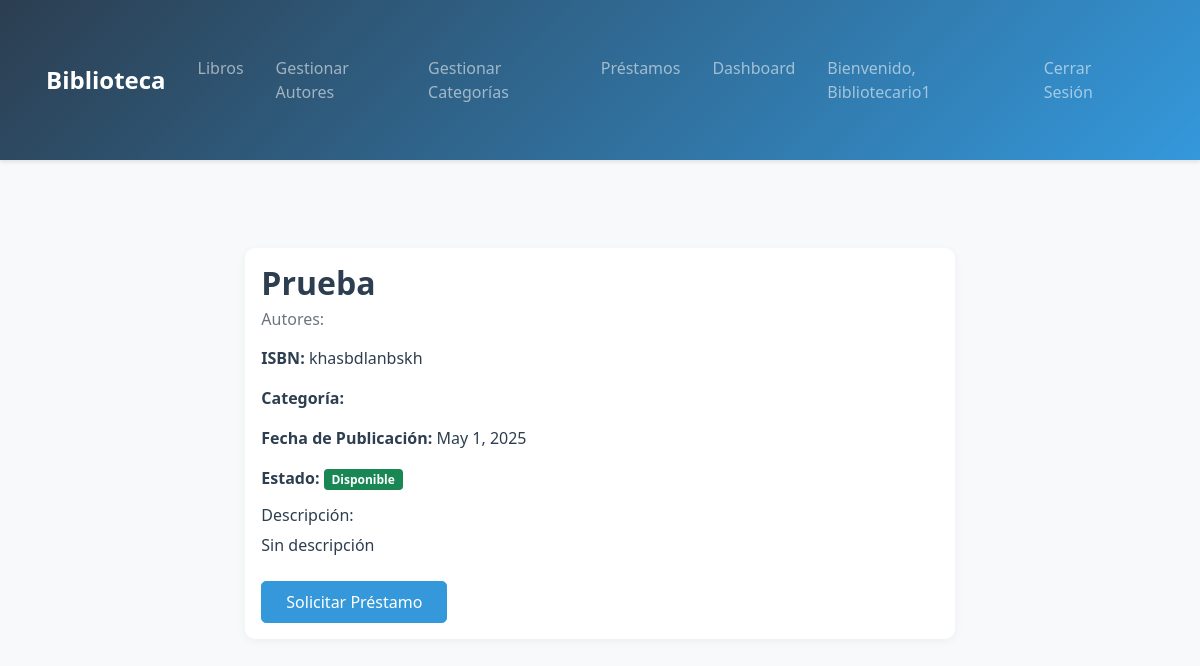
Screenshot of /libros/libro/1/ (signed in) with the database file from the repository.
### Usuarios/models.py (models this page shows, shortened)
class Usuario(AbstractUser):
    ROLE_CHOICES = [
        ('ADMIN', 'Administrador'),
        ('BIBLIOTECARIO', 'Bibliotecario'),
        ('USUARIO', 'Usuario Regular')
    ]
    role = models.CharField(
        max_length=20,
        choices=ROLE_CHOICES,
        default='USUARIO',
        verbose_name='Rol'
    )
    direccion = models.CharField(max_length=200)
    telefono = models.CharField(max_length=20)
    notificacion_prestamo = models.BooleanField(default=True, help_text='Recibir notificaciones cuando tomes prestado un libro')
    notificacion_vencimiento = models.BooleanField(default=True, help_text='Recibir notificaciones próximos a vencer')
    notificacion_devolucion = models.BooleanField(default=True, help_text='Recibir notificaciones cuando devuelvas un libro')
    fecha_registro = models.DateTimeField(default=timezone.now)
    class Meta:
        verbose_name = 'Usuario'
        verbose_name_plural = 'Usuarios'
        permissions = [
            ('can_manage_books', 'Puede gestionar libros'),
            ('can_manage_users', 'Puede gestionar usuarios'),
            ('can_view_statistics', 'Puede ver estadísticas')
        ]

### libros/models.py (models this page shows, shortened)
class Libro(models.Model):
    ESTADO_CHOICES = [
        ('DISPONIBLE', 'Disponible'),
        ('PRESTADO', 'Prestado'),
        ('RESERVADO', 'Reservado'),
        ('NO_DISPONIBLE', 'No Disponible')
    ]
    titulo = models.CharField(max_length=200)
    autor = models.ForeignKey(Autor, on_delete=models.CASCADE, related_name='libros')
    categoria = models.ForeignKey(Categoria, on_delete=models.PROTECT, related_name='libros')
    isbn = models.CharField(max_length=13, unique=True)
    fecha_publicacion = models.DateField()
    estado = models.CharField(max_length=20, choices=ESTADO_CHOICES, default='DISPONIBLE')
    descripcion = models.TextField(default='Sin descripción')
    imagen = models.ImageField(upload_to='libros/', null=True, blank=True)
    imagen_url = models.URLField(
        max_length=500,
        default='https://media.istockphoto.com/id/1415203156/es/vector/página-de-error-icono-vectorial-de-página-no-encontrada-en-el-diseño-de-estilo-de-línea.jpg?s=612x612&w=0&k=20&c=nss_aWPtTb0hpc4oiGfFs_PGfihrNwVX06wxkWVkBfQ=',
        null=True,
        blank=True
    )
    fecha_creacion = models.DateTimeField(default=timezone.now)
    fecha_actualizacion = models.DateTimeField(auto_now=True)
    class Meta:
        ordering = ['titulo']

### libros/views.py (the view)
# urls.py: path('libro/<int:libro_id>/', views.ver_libro, name='ver_libro'),
@login_required
def ver_libro(request, libro_id):
    libro = get_object_or_404(Libro, id=libro_id)
    return render(request, 'libros/detalle_libro.html', {'libro': libro})

### Usuarios/templates/libros/detalle_libro.html (shortened to what this page needs)
{% extends 'base.html' %}
{% block content %}
<div class="container">
    <div class="row">
        <div class="col-md-8 offset-md-2">
            <div class="card">
                <div class="card-body">
                    <h2 class="card-title">{{ libro.titulo }}</h2>
                    <div class="mb-3">
                        <h6 class="text-muted">Autores:</h6>
                    </div>
                    <div class="mb-3">
                        <p><strong>ISBN:</strong> {{ libro.isbn }}</p>
                        <p><strong>Categoría:</strong> {{ libro.get_categoria_display }}</p>
                        <p><strong>Fecha de Publicación:</strong> {{ libro.fecha_publicacion }}</p>
                        <p><strong>Estado:</strong>
                            <span class="badge bg-{% if libro.estado == 'DISPONIBLE' %}success{% else %}warning{% endif %}">
                                {{ libro.get_estado_display }}
                            </span>
                        </p>
                    </div>
                    <div class="mb-4">
                        <h6>Descripción:</h6>
                        <p>{{ libro.descripcion }}</p>
                    </div>
                    {% if libro.estado == 'DISPONIBLE' and user.is_authenticated %}
                    <form method="post" action="{% url 'prestar_libro' libro.id %}">
                        <button type="submit" class="btn btn-primary">Solicitar Préstamo</button>
                    </form>
                    {% elif not user.is_authenticated %}
                    <div class="alert alert-info">
                        <a href="{% url 'login' %}">Inicia sesión</a> para solicitar préstamos.
                    </div>
                    {% else %}
                    <div class="alert alert-warning">
                        Este libro no está disponible actualmente.
                    </div>
                    {% endif %}
                </div>
            </div>
        </div>
    </div>
</div>
{% endblock %}

### templates/base.html (shortened to what this page needs)
<!DOCTYPE html>
<html lang="es">
<head>
    <link href="https://cdn.jsdelivr.net/npm/bootstrap@5.1.3/dist/css/bootstrap.min.css" rel="stylesheet">
    <link href="https://cdnjs.cloudflare.com/ajax/libs/font-awesome/5.15.4/css/all.min.css" rel="stylesheet">
    {% load static %}
    <link href="{% static 'css/styles.css' %}" rel="stylesheet">
</head>
<body>
    <nav class="navbar navbar-expand-lg navbar-dark bg-dark">
        <div class="container">
            <a class="navbar-brand" href="{% url 'lista_libros' %}">Biblioteca</a>
            <div class="collapse navbar-collapse" id="navbarNav">
                <ul class="navbar-nav">
                    <li class="nav-item">
                        <a class="nav-link" href="{% url 'lista_libros' %}">Libros</a>
                    </li>
                    {% if user.is_authenticated %}
                        {% if user.is_staff %}
                            <li class="nav-item">
                                <a class="nav-link" href="{% url 'gestionar_autores' %}">Gestionar Autores</a>
                            </li>
                            <li class="nav-item">
                                <a class="nav-link" href="{% url 'gestionar_categorias' %}">Gestionar Categorías</a>
                            </li>
                            <li class="nav-item">
                                <a class="nav-link" href="{% url 'lista_prestamos' %}">Préstamos</a>
                            </li>
                            <li class="nav-item">
                                <a class="nav-link" href="{% url 'dashboard' %}">Dashboard</a>
                            </li>
                        {% endif %}
                    {% endif %}
                </ul>
                <ul class="navbar-nav ms-auto">
                    {% if user.is_authenticated %}
                        <li class="nav-item">
                            <span class="nav-link">Bienvenido, {{ user.username }}</span>
                        </li>
                        <li class="nav-item">
                            <a class="nav-link" href="{% url 'logout' %}">Cerrar Sesión</a>
                        </li>
                    {% endif %}
                </ul>
            </div>
        </div>
    </nav>
    <div class="container mt-4">
        {% block content %}
        {% endblock %}
    </div>
    {% load static %}
</body>
</html>

### static/css/styles.css (style rules this page uses)
:root { --primary-color: #2c3e50; --secondary-color: #3498db; --accent-color: #e74c3c; --background-color: #f8f9fa; --text-color: #2c3e50; }
body { background-color: var(--background-color); color: var(--text-color); font-family: 'Segoe UI', system-ui, -apple-system, sans-serif; }
.navbar { background: linear-gradient(135deg, var(--primary-color), var(--secondary-color)) !important; box-shadow: 0 2px 4px rgba(0,0,0,0.1); padding: 1rem 0; }
.navbar-brand { font-weight: 600; font-size: 1.5rem; }
.nav-link { font-weight: 500; padding: 0.5rem 1rem !important; transition: color 0.3s ease; }
.card { border: none; border-radius: 10px; background: white; box-shadow: 0 2px 10px rgba(0,0,0,0.05); }
.card-title { color: var(--primary-color); font-weight: 600; }
.btn-primary { background-color: var(--secondary-color); border-color: var(--secondary-color); padding: 0.5rem 1.5rem; border-radius: 5px; font-weight: 500; }
.container { padding: 2rem 1rem; }

### rows the page displays
Usuario: username "Bibliotecario1"
Libro: titulo "Prueba", isbn "khasbdlanbskh", fecha_publicacion "May 1, 2025", estado "Disponible", descripcion "Sin descripción"
